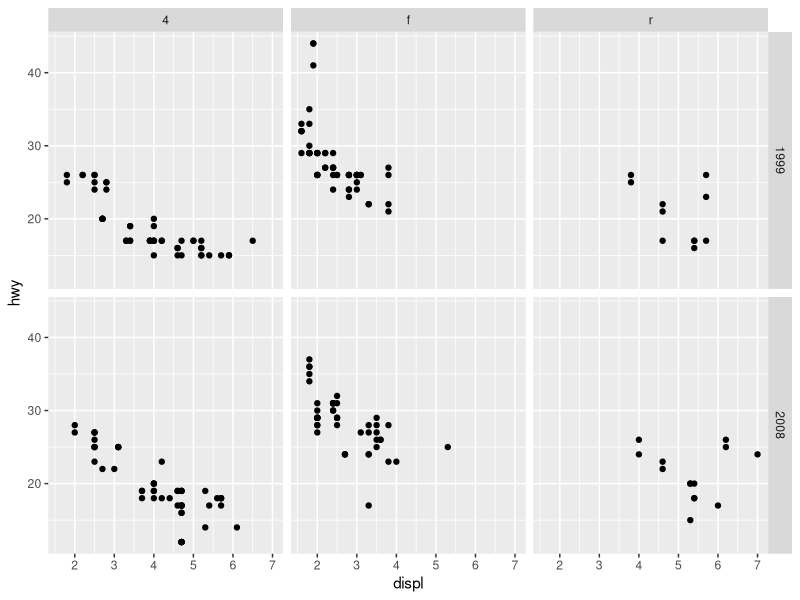

Write R code to recreate this figure.
## ---- chunk 1
rm(list = ls())
## ---- chunk 2
### Package: {conflicted}

## ---- chunk 3
library(tidyverse)
library(conflicted)
conflict_prefer("filter", "dplyr")
## ---- chunk 4
# sample code
## ---- chunk 5
my_mpg <- mpg

ggplot(
  data = mpg,
  mapping = aes(x = displ, y = hwy)
) +
  geom_point() +
  facet_grid(year ~ drv)
